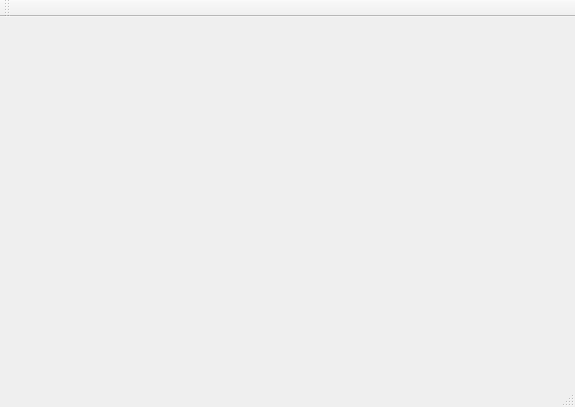
<?xml version="1.0" encoding="UTF-8"?>
<ui version="4.0">
 <class>MainWindow</class>
 <widget class="QMainWindow" name="MainWindow">
  <property name="geometry">
   <rect>
    <x>0</x>
    <y>0</y>
    <width>575</width>
    <height>407</height>
   </rect>
  </property>
  <property name="windowTitle">
   <string>MainWindow</string>
  </property>
  <widget class="QWidget" name="centralWidget"/>
  <widget class="QMenuBar" name="menuBar">
   <property name="geometry">
    <rect>
     <x>0</x>
     <y>0</y>
     <width>575</width>
     <height>19</height>
    </rect>
   </property>
  </widget>
  <widget class="QToolBar" name="mainToolBar">
   <attribute name="toolBarArea">
    <enum>TopToolBarArea</enum>
   </attribute>
   <attribute name="toolBarBreak">
    <bool>false</bool>
   </attribute>
  </widget>
  <widget class="QStatusBar" name="statusBar"/>
 </widget>
 <layoutdefault spacing="6" margin="11"/>
 <resources/>
 <connections/>
</ui>
